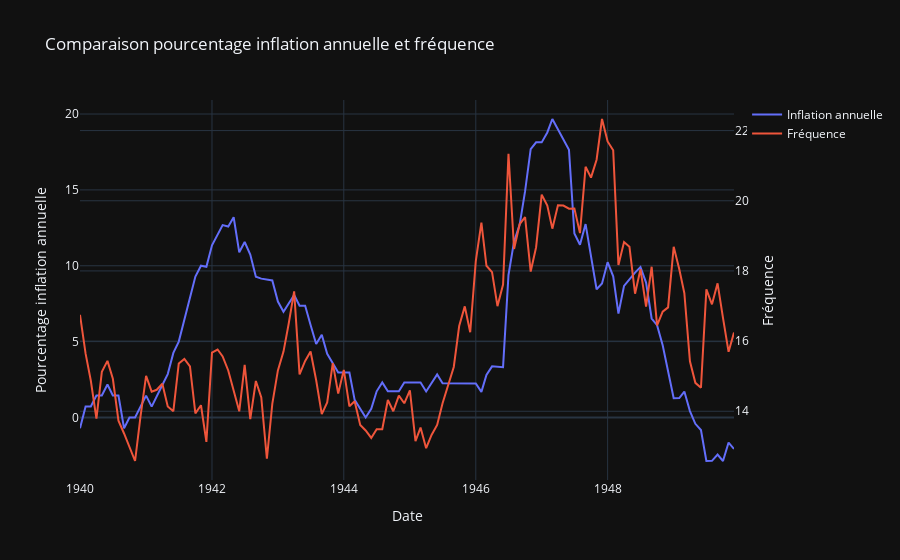

Source (notebook cell):
### Code cell
#faire par dico aussi
CPI_40=CPI_sub[(CPI_sub['year']>1939) & (CPI_sub['year']<1950) ]

graph = go.Figure()

graph.add_trace(go.Scatter(
    x=CPI_40['date'], 
    y=CPI_40['inf_an'], 
    mode='lines', 
    name='Inflation annuelle',
    yaxis='y'  # Associate with the left y-axis
))

# Add the second trace (right y-axis)
graph.add_trace(go.Scatter(
    x=df["freq_1940_1949"]['key'], 
    y=df["freq_1940_1949"]['perc'], 
    mode='lines', 
    name='Fréquence',
    yaxis='y2'  # Associate with the right y-axis
))

# Update layout with dual y-axes
graph.update_layout(
    title='Comparaison pourcentage inflation annuelle et fréquence',
    xaxis=dict(title='Date'),
    yaxis=dict(title='Pourcentage inflation annuelle', side='left'),
    yaxis2=dict(
        title='Fréquence',
        side='right',
        overlaying='y'  # Overlay on the same plot area
    ),
    template="plotly_dark"
)

# Show the plot
graph.show(config={"scrollZoom": True, "displayModeBar": True})
